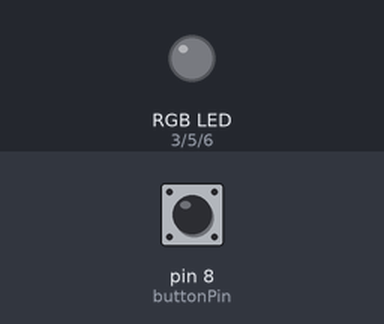
The sketch below on a simulated Arduino Uno, built with avr-gcc and run on an emulated ATmega328P. On the bench: an RGB LED mixed from three pins (HIGH = lit). Inputs (shaded band) come from the test bench; at power-on: pin 8 (buttonPin) HIGH. Dim RGB values are drawn brighter than linear.

Above: at 1.2 s.
1.3 s: pin 8 (buttonPin) pulled LOW for 0.15 s
At 1.5 s:
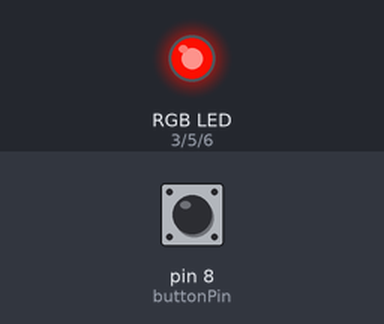
4.3 s: pin 8 (buttonPin) pulled LOW for 1 s
At 5.7 s:
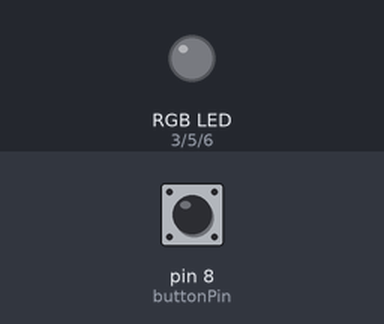
6.8 s: pin 8 (buttonPin) pulled LOW for 0.15 s
At 7.6 s:
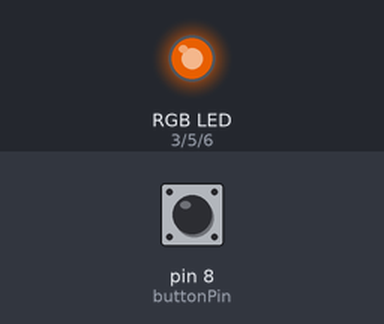
9.9 s: pin 8 (buttonPin) pulsed LOW 2 times (0.12 s each, 0.3 s apart)
Timing chart, 0 to 44.6 s (numbered marks = the images above; inputs shaded):
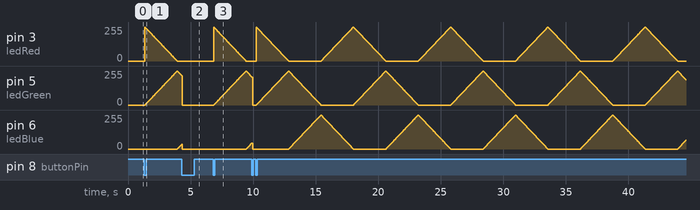

Measured:
- after the input at 1.3 s, pin 5 (ledGreen): rises from 0/255 to 255/255 in 2.6 s, then falls to 220/255 in 0.36 s; pin 6 (ledBlue): moves from 0/255 to 35/255 over 0.34 s, starting after 2.7 s
- after the input at 4.3 s, pin 3 (ledRed): stays 0/255 (without the input it goes to 1/255 after 2.2 s)
- after the input at 6.8 s, pin 5 (ledGreen): rises from 0/255 to 255/255 in 2.6 s, then falls to 210/255 in 0.47 s; pin 6 (ledBlue): moves from 0/255 to 45/255 over 0.45 s, starting after 2.7 s

The sketch:

BotaoInterruptorRGB.ino
```cpp
const int buttonPin = 8;
const int ledRed = 3;   // Certifique-se de que são pinos PWM (~), como 3, 5, 6, 9, 10, 11
const int ledGreen = 5;
const int ledBlue = 6;

bool ledEstado = false;
int ultimoBotao = HIGH;

void setup() {
  pinMode(buttonPin, INPUT_PULLUP);
  pinMode(ledRed, OUTPUT);
  pinMode(ledGreen, OUTPUT);
  pinMode(ledBlue, OUTPUT);
}

void loop() {
  // Verifica se o botão foi pressionado
  checarBotao();

  // Se o estado for ligado, roda o efeito das cores
  if (ledEstado == true) {

    // 1. De Vermelho para Verde
    for (int i = 0; i <= 255 && ledEstado; i++) {
      analogWrite(ledRed, 255 - i);
      analogWrite(ledGreen, i);
      analogWrite(ledBlue, 0);
      delayComChecagem(10); // Substitui o delay comum para não travar o botão
    }

    // 2. De Verde para Azul
    for (int i = 0; i <= 255 && ledEstado; i++) {
      analogWrite(ledRed, 0);
      analogWrite(ledGreen, 255 - i);
      analogWrite(ledBlue, i);
      delayComChecagem(10);
    }

    // 3. De Azul para Vermelho
    for (int i = 0; i <= 255 && ledEstado; i++) {
      analogWrite(ledRed, i);
      analogWrite(ledGreen, 0);
      analogWrite(ledBlue, 255 - i);
      delayComChecagem(10);
    }

  } else {
    // Se ledEstado for false, desliga todas as cores
    analogWrite(ledRed, 0);
    analogWrite(ledGreen, 0);
    analogWrite(ledBlue, 0);
  }
}

// Função isolada para checar o clique do botão a qualquer momento
void checarBotao() {
  int leitura = digitalRead(buttonPin);

  if (leitura == LOW && ultimoBotao == HIGH) {
    ledEstado = !ledEstado;
    delay(50); // Um pequeno "debounce" para evitar falsos cliques do botão físico
  }

  ultimoBotao = leitura;
}

// Um delay inteligente: ele espera o tempo passar, mas continua checando o botão!
void delayComChecagem(int milissegundos) {
  for (int i = 0; i < milissegundos; i++) {
    checarBotao();
    delay(1);
  }
}
```
